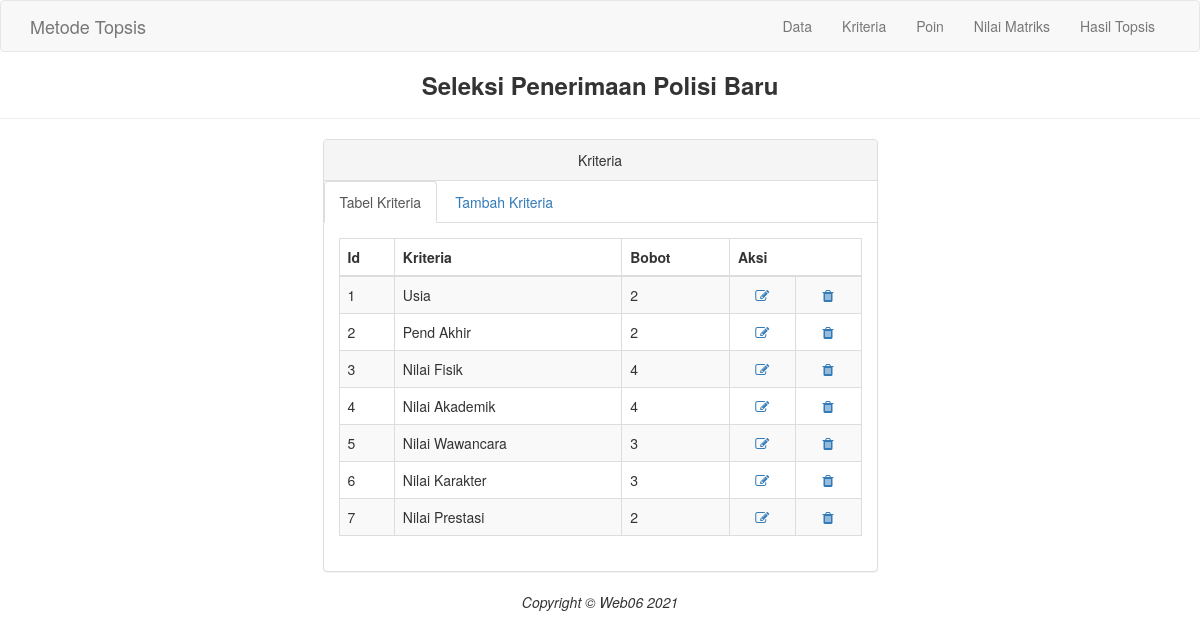
Page /kriteria.php on the committed database.
### tables this page shows
CREATE TABLE `tab_kriteria` (
  `id_kriteria` varchar(10) NOT NULL,
  `nama_kriteria` varchar(50) NOT NULL,
  `bobot` float NOT NULL
);

### kriteria.php (the view, shortened to what this page needs)
<?php
include ("functions.php");
 ?>
<!DOCTYPE html>
<html>
  <head>
    <link href="tampilan/css/bootstrap.min.css" rel="stylesheet">
    <link href="tampilan/font-awesome/css/font-awesome.min.css" rel="stylesheet" type="text/css">
  </head>
  <body>
    <nav class="navbar navbar-default navbar-custom">
      <div class="container">
        <div class="navbar-header">
          <a class="navbar-brand" href="data.php">Metode Topsis</a>
        </div>
        <div class="collapse navbar-collapse">
          <ul class="nav navbar-nav navbar-right">
            <li>
              <a href="data.php">Data</a>
            </li>
            <li>
              <a href="kriteria.php">Kriteria</a>
            </li>
            <li>
              <a href="poin.php">Poin</a>
            </li>
            <li>
              <a href="nilmat.php">Nilai Matriks</a>
            </li>
            <li>
              <a href="hastop.php">Hasil Topsis</a>
            </li>
          </ul>
        </div>
      </div>
    </nav>
    <h3 class="text-center" style="font-weight: bold;">Seleksi Penerimaan Polisi Baru</h3>
    <hr>
    <div class="container">
      <div class="row">
        <div class="col-lg-6 col-lg-offset-3">
            <div class="panel panel-default">
                <div class="panel-heading text-center">
                    Kriteria
                </div>
                <ul class="nav nav-tabs">
                    <li class="active">
                      <a href="kriteria.php" data-toggle="tab">Tabel Kriteria</a>
                    </li>
                    <li>
                      <a href="kriteriatambah.php" data-toggle="tab">Tambah Kriteria</a>
                    </li>
                </ul>
                <div class="panel-body">
                    <div class="tab-content">
                      <div class="">
                        <table class="table table-striped table-bordered table-hover">
                          <thead>
                            <tr>
                              <th>Id</th>
                              <th>Kriteria</th>
                              <th>Bobot</th>
                              <th colspan="2">Aksi</th>
                            </tr>
                          </thead>
                          <tbody>
                            <?php
                            $sql = $koneksi->query('SELECT * FROM tab_kriteria');
                            while ($row = $sql->fetch_array()) {
                            ?>
                            <tr>
                              <td><?php echo $row[0] ?></td>
                              <td><?php echo $row[1] ?></td>
                              <td><?php echo $row[2] ?></td>
                              <td align="center">
                                <a href="editkriteria.php?id_kriteria=<?php echo $row['id_kriteria'] ?>"> <i class="fa fa-edit fa-fw"></i>
                                </td>
                              <td align="center">
                                <a href="hapuskriteria.php?id_kriteria=<?php echo $row['id_kriteria'] ?>"> <i class="fa fa-trash fa-fw"></i>
                                </td>
                            </tr>
                            <?php } ?>
                          </tbody>
                        </table>
                      </div>
                    </div>
                </div>
            </div>
        </div>
      </div>
    </div>
    <footer class="text-center">
      <div class="footer-below">
        <div class="container">
          <div class="row">
            <div class="col-lg-12">
              <em>Copyright &copy; Web06 <?= date('Y'); ?></em>
            </div>
          </div>
        </div>
      </div>
    </footer>
  </body>
</html>

### rows in the picture
tab_kriteria: id_kriteria "1", nama_kriteria "Usia", bobot "2"
tab_kriteria: id_kriteria "2", nama_kriteria "Pend Akhir", bobot "2"
tab_kriteria: id_kriteria "3", nama_kriteria "Nilai Fisik", bobot "4"
tab_kriteria: id_kriteria "4", nama_kriteria "Nilai Akademik", bobot "4"
tab_kriteria: id_kriteria "5", nama_kriteria "Nilai Wawancara", bobot "3"
tab_kriteria: id_kriteria "6", nama_kriteria "Nilai Karakter", bobot "3"
tab_kriteria: id_kriteria "7", nama_kriteria "Nilai Prestasi", bobot "2"
